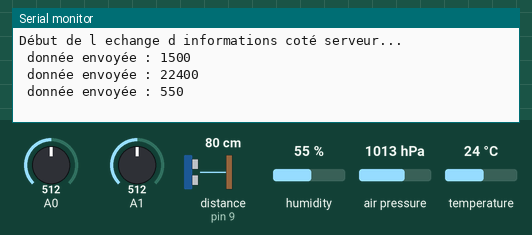
Bench run of a sketch on a simulated Arduino Uno, built with avr-gcc and run on an emulated ATmega328P. Shown: the last lines printed to the serial monitor. The inputs (shaded band) are chosen by the test bench; at power-on: distance to the obstacle (sensor on pin 9) 80 cm, humidity 55 %, A0 = 512, A1 = 512, temperature 24 °C, air pressure 1013 hPa. The echo pulse lasts 58.3 µs per cm.

Above: at 5.7 s.
5.8 s: distance to the obstacle (sensor on pin 9) set to 2 cm
At 9.0 s:
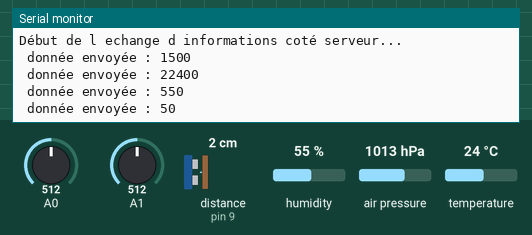
13.1 s: humidity set to 22 %
At 16.4 s:
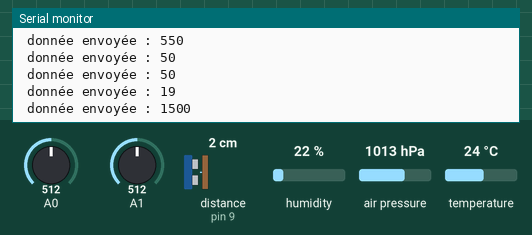
20.4 s: A0 set to 716
At 23.1 s:
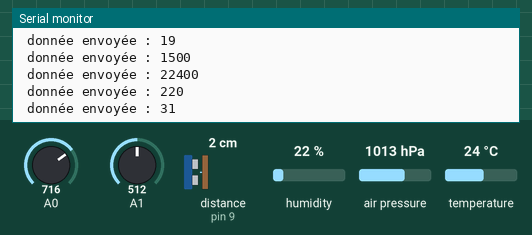
27.7 s: A1 set to 306
At 33.3 s:
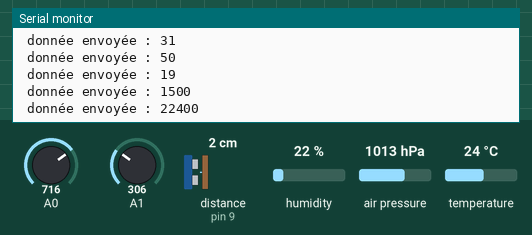
35.0 s: temperature set to 12 °C
At 40.9 s:
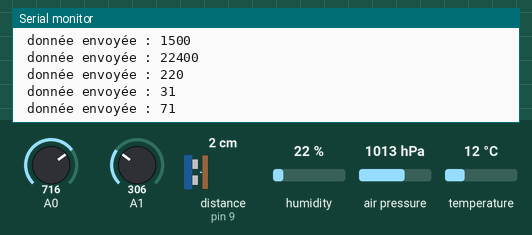
42.3 s: A0 set to 992
At 42.3 s:
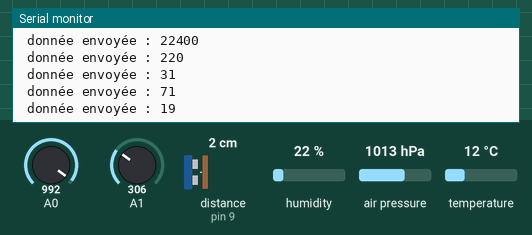
Timing chart, 0 to 45.3 s (numbered marks = the images above; inputs shaded):
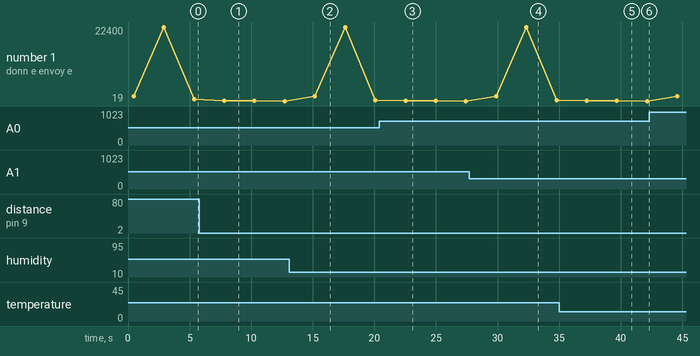

Measured:
- after the input at 20.4 s, the serial monitor: prints a new line after 2.1 s (image 3)
- plotted number 1: 550 → 19 after the input at 5.8 s, 19 → 220 after the input at 13.1 s

The sketch:

SERVEUR_V4.ino
```cpp
#include <Adafruit_BMP085.h>
#include <RCSwitch.h>
#include "DHT.h"
#define DHTPIN 3 //pin du data du dht 22
#define DHTTYPE DHT22
#define trigPin 8
#define echoPin 9
Adafruit_BMP085 bmp;
DHT dht(DHTPIN, DHTTYPE);
RCSwitch serveur = RCSwitch();

void setup() {
  Serial.begin(9600);
  if (!bmp.begin()) {
  Serial.println("le capteur BMP085 n a pas ete trouve regarde les branchements!");
  while (1) {}
  }
  dht.begin();
  pinMode(trigPin,OUTPUT);
  pinMode(echoPin,INPUT);
  serveur.enableReceive(0);   // pin #2
  serveur.enableTransmit(10); //pin 10
  Serial.print("Début de l echange d informations coté serveur...\n");
}

void loop() {
  if(serveur.available()){
    int message = serveur.getReceivedValue();
    if(isnan(message)){
      Serial.print("\n Erreur de transmission \n");
     }
    else {
      /******************************* DEBUT ********************************/
      /************************** code de reception *************************/
      /**********************************************************************/
      if(serveur.getReceivedBitlength() == 24 && serveur.getReceivedProtocol() == 2){
        Serial.print("\n Message reçu \n");
        Serial.print(message);
      }
      /******************************** FIN *********************************/
      /************************** code de reception *************************/
      /**********************************************************************/
    }
  }
  /******************************* DEBUT ********************************/
  /************************ code de transmission ************************/
  /**********************************************************************/
  transmet(PressionExt(1015),1,14);
  serveur.resetAvailable();
  delay(2000);
  transmet(TemperatureExt().toInt(),1,16);
  serveur.resetAvailable();
  delay(2000);
  transmet(HumiditeExt().toInt(),1,18);
  serveur.resetAvailable();
  delay(2000);
  transmet(LuminositeExt(),1,13);
  serveur.resetAvailable();
  delay(2000);
  transmet(PluieExt(),1,7);
  serveur.resetAvailable();
  delay(2000);
  transmet(NiveauPluieExt(trigPin,echoPin),1,15);
  serveur.resetAvailable();
  delay(2000);
  /******************************** FIN *********************************/
  /************************ code de transmission ************************/
  /**********************************************************************/

}

void transmet(long donnee,int protocole,int nombreBits){
  serveur.setProtocol(protocole);
  serveur.send(donnee,nombreBits);
  Serial.print("\n donnée envoyée : ");
  Serial.print(donnee);
}
long  PressionExt(float SeaLevelPress){// en milibar
  long mesure = bmp.readPressure();
  while(isnan(mesure)){mesure = bmp.readPressure();}
  long delta = (SeaLevelPress-mesure/100)*100;
  long pression = (delta+mesure)-100000;//on rajoute 100000 pour avoir la pression(cause de taille du paquet a transmettre)
  return pression;// en pascal
}

String TemperatureExt(){
 float lireTemp = dht.readTemperature();
 while(isnan(lireTemp)){lireTemp = dht.readTemperature();}

 long temp = lireTemp*100;
 String t;
 String tempExt;

 if(lireTemp<0){
    t = String(-temp);
    if(t.length()==2){
      t="00"+t;
    }
    if(t.length()==3){
      t="0"+t;
    }
    tempExt = "1"+String(t[0])+String(t[1])+String(t[2])+String(t[3]);
  }else{
    t = String(temp);
    if(t.length()==2){
      t="00"+t;
    }
    if(t.length()==3){
      t="0"+t;
    }
    tempExt = "2"+String(t[0])+String(t[1])+String(t[2])+String(t[3]);
    }
 return tempExt;// au format 5 chiffres 1 pour - 2 pour + suivis de 4 chiffres
}

String HumiditeExt(){
  float h = dht.readHumidity();
  while(isnan(h)){h = dht.readHumidity();}
  String humiext;
  long humi = h*10;
  if(h<10){
    humiext = "0"+String(humi);
  }else{
    humiext = String(humi);
  }
  return humiext;
}

int LuminositeExt(){
  int Analog0 = analogRead(A0);
  while(isnan(Analog0)){Analog0 = analogRead(A0);}
  int lumi = 100-map(Analog0,0,1023,0,100);//luminosite en %
  return lumi;
}

int PluieExt(){
  int Analog1 = analogRead(A1);
  while(isnan(Analog1)){Analog1 = analogRead(A1);}
  int pluie = 100-map(Analog1,0,1023,0,100);//pluie en %
  return pluie;
}
long NiveauPluieExt(int trig,int echo){
  digitalWrite(trig,LOW);
  delayMicroseconds(2);
  digitalWrite(trig,HIGH);
  delayMicroseconds(10);
  digitalWrite(trig,LOW);
  long duration = pulseIn(echo,HIGH);
  long distance = (duration*0.034/2)*10;
  while(isnan(distance)){distance = NiveauPluieExt(trig,echo);}//recursivite
  return distance;//en mm
}
```
